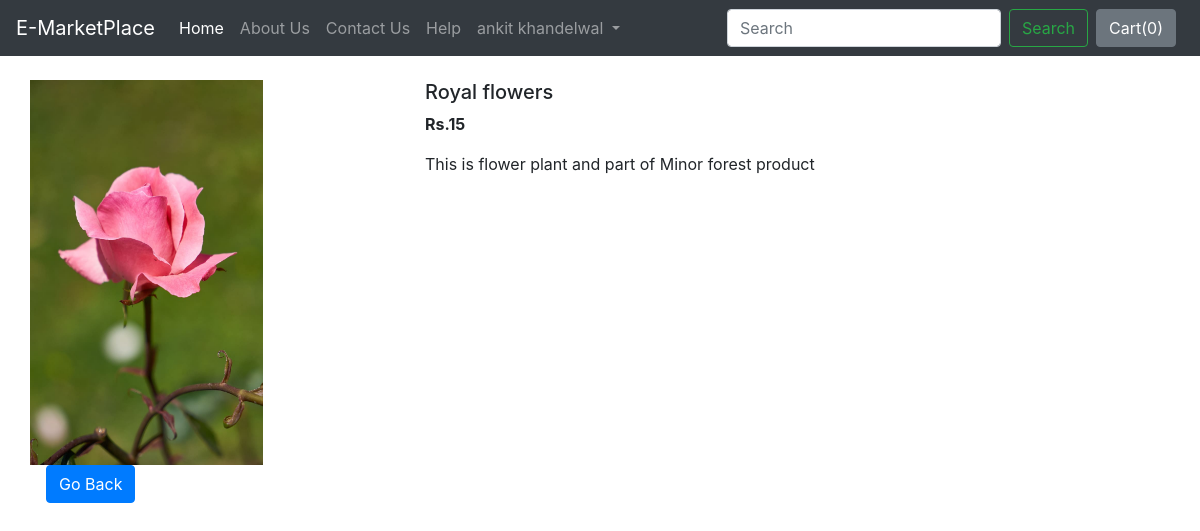
The app's page /shop/products/2 (signed in) with its own data.
### shop/models.py (models this page shows, shortened)
class Product(models.Model):
    product_id = models.AutoField
    product_name = models.CharField(max_length=50)
    category = models.CharField(max_length=50, default="")
    subcategory = models.CharField(max_length=50, default="")
    price = models.IntegerField(default=0)
    desc = models.CharField(max_length=300)
    pub_date = models.DateField()
    image = models.ImageField(upload_to='shop/images', default="")

### shop/views.py (the view)
# urls.py: path("products/<int:myid>", views.productView, name="ProductView"),
def productView(request, myid):
    if request.session.has_key('is_logged'):
        product = Product.objects.filter(id=myid)
        return render(request, 'shop/prodView.html', {'product':product[0]})
    else:
        return HttpResponseRedirect("../loginPage")

### shop/templates/shop/prodView.html (shortened to what this page needs)
{% extends 'shop/basic.html' %}
{% block body %}
<div class="container my-4">
    <div class="row">
    <div class="col-md-4">
    <div class="row">
        <img src="/media/{{product.image}}" width="233px" height="385px">
    </div>
        <div class="row">
            <button onclick="fun1()" class="btn btn-primary mx-3">Go Back</button>
        </div>
    </div>
    <div class="col-md-8">
        <h5>{{product.product_name}}</h5>
        <p><b>Rs.{{product.price}} </b></p>
        <p>{{product.desc}}</p>
    </div>
    </div>
</div>
{% endblock %}

### records on screen
Product: image (picture), product_name "Royal flowers", price "15", desc "This is flower plant and part of Minor forest product"

### other values on screen
{{ request.session.username }} "ankit khandelwal"
